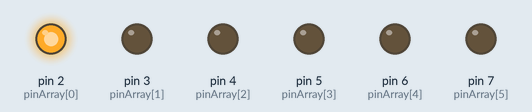
Bench run of a sketch on a simulated Arduino Uno, built with avr-gcc and run on an emulated ATmega328P. Parts: output pins drawn as LEDs (lit = HIGH).

Above: at 0.05 s.
At 0.55 s:
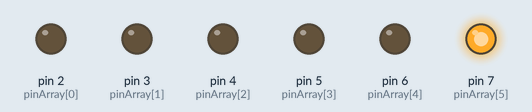
At 0.75 s:
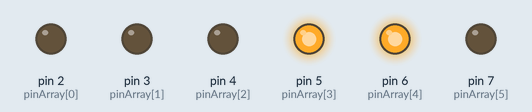
At 1.35 s:
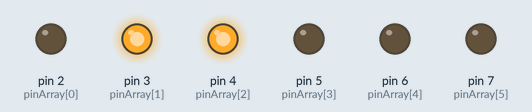
At 2.85 s:
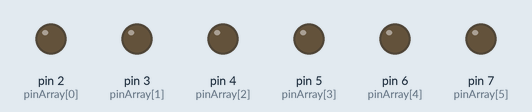
Timing chart, 0 to 3.1 s (numbered marks = the images above):
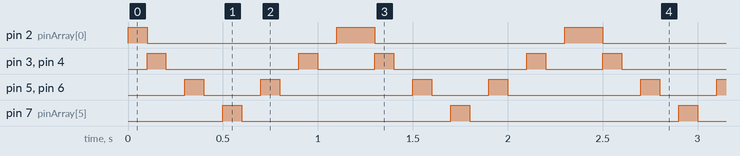

Measured:
- by itself, pin 2 (pinArray[0]): repeats every 1.2 s: LOW 1.0 s, HIGH 0.20 s
- by itself, pin 3 (pinArray[1]), pin 4 (pinArray[2]): repeats every 1.2 s: LOW 0.70 s, HIGH 0.10 s, LOW 0.30 s, HIGH 0.10 s
- by itself, pin 5 (pinArray[3]), pin 6 (pinArray[4]): repeats every 1.2 s: LOW 0.30 s, HIGH 0.10 s, LOW 0.70 s, HIGH 0.10 s
- by itself, pin 7 (pinArray[5]): alternates HIGH for 0.10 s and LOW for 1.1 s

The sketch:

KnightRiderV1.ino
```cpp
/**
 * Author: Petar Tonkov
 * Date: 27.X.2019
 * Project Description: Knight rider  assignment
 * Parameter list: index,timer,pinArray[]
 */


int pinArray[] = {2, 3, 4, 5, 6, 7};
int index = 0;
const int TIMER = 100;

void setup(){
  for (index=0;index<6;index++) {
    pinMode(pinArray[index], OUTPUT);
  }
}

void loop()
{
 digitalWrite(pinArray[0], HIGH);
 delay(TIMER);
 digitalWrite(pinArray[0], LOW);
 digitalWrite(pinArray[1], HIGH);
 digitalWrite(pinArray[2],HIGH);
 delay(TIMER);
 digitalWrite(pinArray[1], LOW);
 digitalWrite(pinArray[2], LOW);
 delay(TIMER);
 digitalWrite(pinArray[3],HIGH);
 digitalWrite(pinArray[4], HIGH);
 delay(TIMER);
 digitalWrite(pinArray[3], LOW);
 digitalWrite(pinArray[4], LOW);
 delay(TIMER);
 digitalWrite(pinArray[5] , HIGH);
 delay(TIMER);
 digitalWrite(pinArray[5], LOW);
 delay(TIMER);
 digitalWrite(pinArray[4], HIGH);
 digitalWrite(pinArray[3], HIGH);
 delay(TIMER);
 digitalWrite(pinArray[4], LOW);
 digitalWrite(pinArray[3], LOW);
 delay(TIMER);
 digitalWrite(pinArray[2], HIGH);
 digitalWrite(pinArray[1], HIGH);
 delay(TIMER);
 digitalWrite(pinArray[2], LOW);
 digitalWrite(pinArray[1], LOW);
 delay(TIMER);
 digitalWrite(pinArray[0], HIGH);
 delay(TIMER);
 digitalWrite(pinArray[0], LOW);
}
```
